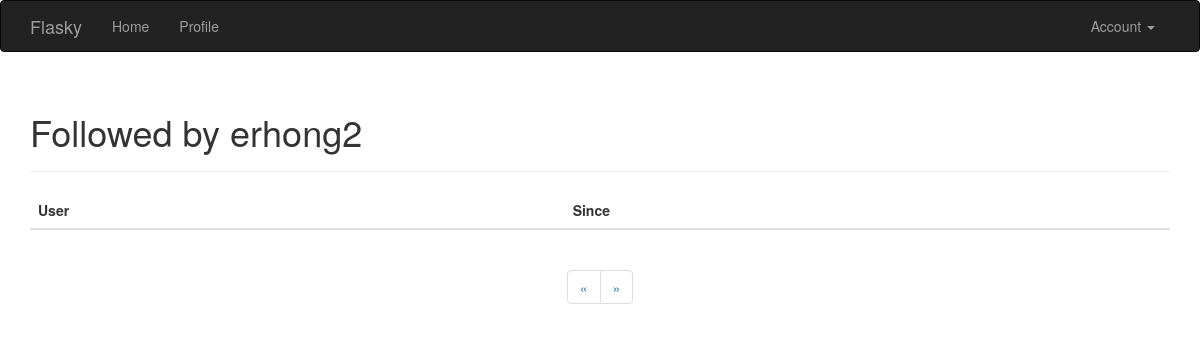
The page /followed_by/erhong2 (signed in) on the database as committed earlier.
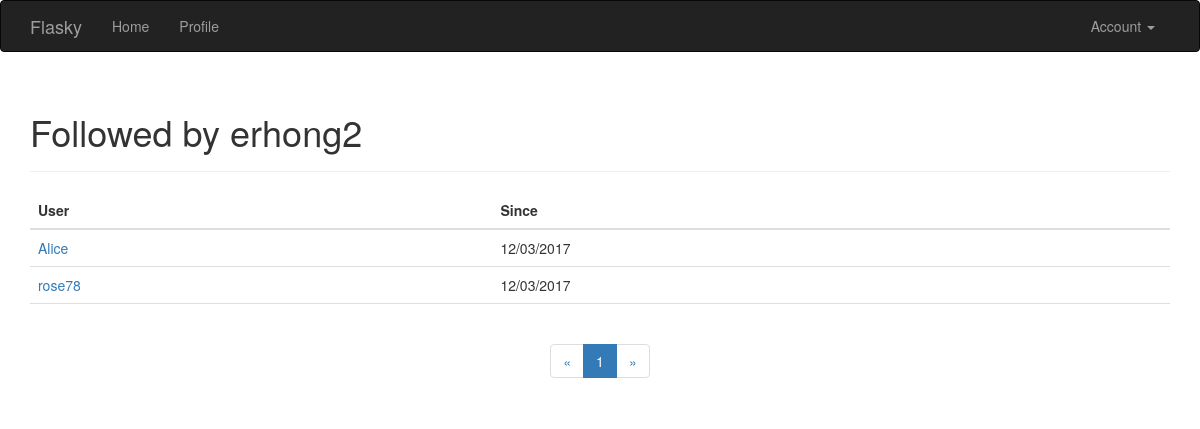
The same page on the database as committed later.
### app/models.py (models this page shows, shortened)
class User(UserMixin, db.Model):
    __tablename__ = 'users'
    id = db.Column(db.Integer, primary_key=True)
    email = db.Column(db.String(64), unique=True, index=True)
    username = db.Column(db.String(32), unique=True, index=True)
    password_hash = db.Column(db.String(128))
    confirmed = db.Column(db.Boolean, default=False)
    name = db.Column(db.String(64))
    location = db.Column(db.String(64))
    about_me = db.Column(db.Text())
    member_since = db.Column(db.DateTime(), default=datetime.utcnow)
    last_seen = db.Column(db.DateTime(), default=datetime.utcnow)
    role_id = db.Column(db.Integer, db.ForeignKey('roles.id'))
    posts = db.relationship('Post', backref='author', lazy='dynamic')
    followed = db.relationship('Follow',
                                foreign_keys=[Follow.follower_id],
                                backref=db.backref('follower', lazy='joined'),
                                lazy='dynamic',
                                cascade='all, delete-orphan')
    followers = db.relationship('Follow',
                                foreign_keys=[Follow.followed_id],
                                backref=db.backref('followed', lazy='joined'),
                                lazy='dynamic',
                                cascade='all, delete-orphan')
    def ping(self):
        self.last_seen = datetime.utcnow()
        db.session.add(self)
    @property
    def password(self):
        raise AttributeError('password is not a readable attribute')

class Follow(db.Model):
    __tablename__ = 'follows'
    follower_id = db.Column(db.Integer, db.ForeignKey("users.id"),
                            primary_key=True)
    followed_id = db.Column(db.Integer, db.ForeignKey("users.id"),
                            primary_key=True)
    timestamp = db.Column(db.DateTime, default=datetime.utcnow)

### app/main/views.py (the view)
@main.route('/followed_by/<username>')
def followed_by(username):
    user = User.query.filter_by(username=username).first()
    if user is None:
        flash('Invalid user.')
        return redirect(url_for('.index'))
    page = request.args.get('page', 1, type=int)
    pagination = user.followed.paginate(
            page, per_page=current_app.config['FLASKY_FOLLOWERS_PER_PAGE'],
            error_out=False)
    follows = [{'user':item.followed, 'timestamp': item.timestamp}
                for item in pagination.items]
    return render_template('followers.html', user=user, title="Followed by",
                            endpoint='.followed_by', pagination=pagination,
                            follows=follows)

### app/auth/views.py (called while the page is built)
@auth.before_app_request
def before_request():
    if current_user.is_authenticated:
        current_user.ping()
        if not current_user.confirmed \
            and request.endpoint \
            and request.endpoint[:5] != 'auth.' \
            and request.endpoint != 'static':
                return redirect(url_for('auth.unconfirmed'))

### app/main/__init__.py (called while the page is built)
@main.app_context_processor
def inject_permissions():
    return dict(Permission=Permission)

### app/models.py (called while the page is built)
@login_manager.user_loader
def load_user(user_id):
    return User.query.get(int(user_id))

### app/templates/followers.html (shortened to what this page needs)
{% extends "base.html" %}
{% import "_macros.html" as macros %}
{% block page_content %}
<div class="page-header">
    <h1>{{ title }} {{ user.username }}</h1>
</div>
<table class="table table-hover followers">
    <thead><tr><th>User</th><th>Since</th></tr></thead>
    {% for follow in follows %}
        {% if follow.user != user %}
        <tr>
            <td>
                <a href="{{ url_for('main.user', username=follow.user.username) }}">
                    {{ follow.user.username }}
                </a>
            </td>
            <td>{{ moment(follow.timestamp).format('L') }}</td>
        </tr>
        {% endif %}
    {% endfor %}
</table>
<div class="pagination">
    {{ macros.pagination_widget(pagination, endpoint, username=user.username) }}
</div>
{% endblock %}

Rows that differ between the two databases and show on the page:
now on this page (row edited): User: user.username "Alice"
added Follow: timestamp "12/03/2017"
added User: user.username "rose78"
added Follow: timestamp "12/03/2017"
Other text that changed with them:
new list line: "1"
